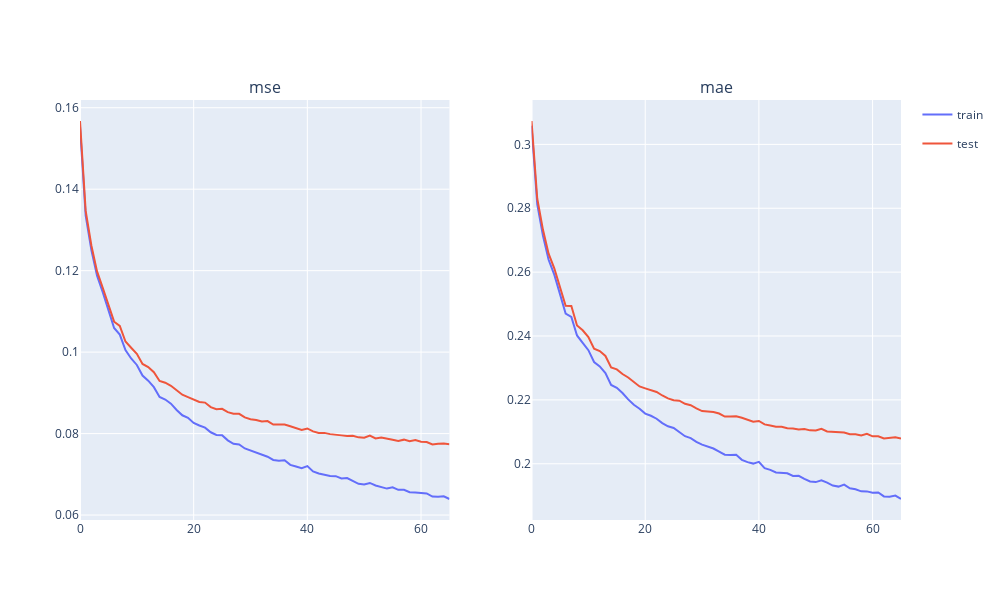

Notebook code for this chart:
### Code cell
bar(model, train_dataset, val_dataset, criterion, optimizer, history, "t_model")
